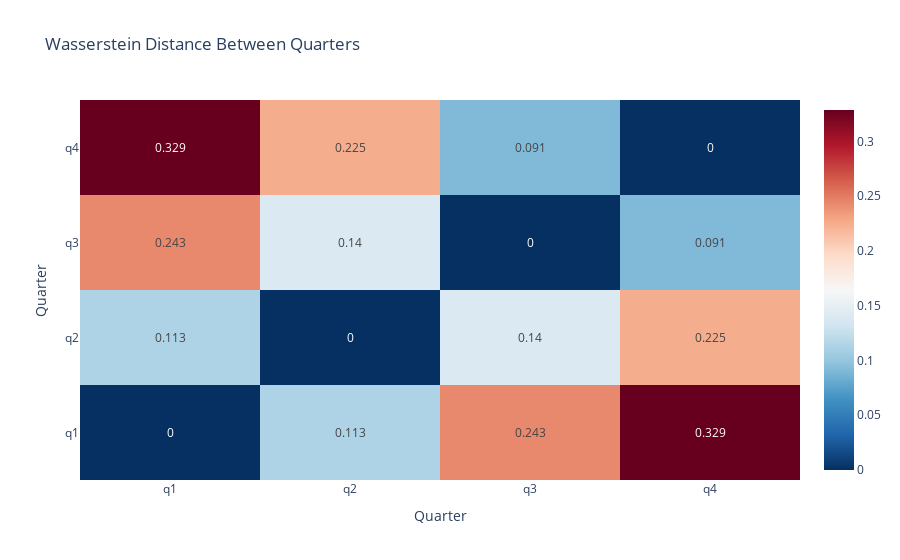

The notebook cell saved with this chart:
### Markdown cell above
# Wasserstein Distance between quarters

### Code cell
# Wasserstein Distance Calculation and Heatmap

# Get unique quarters
quarters = sorted(vectors_df['quarter'].unique())
features = [f'feature_{i+1}' for i in range(16)]
n = len(quarters)

# Collect feature arrays for each quarter
quarter_feature_arrays = []
for q in quarters:
    q_vectors = vectors_df.filter(pl.col('quarter') == q).select(features).to_numpy()
    quarter_feature_arrays.append(q_vectors)

# Compute pairwise Wasserstein distances (average over features)
wasserstein_matrix = np.zeros((n, n))
for i in range(n):
    for j in range(n):
        dists = []
        for f in range(len(features)):
            arr1 = quarter_feature_arrays[i][:, f]
            arr2 = quarter_feature_arrays[j][:, f]
            dist = scipy.stats.wasserstein_distance(arr1, arr2)
            dists.append(dist)
        wasserstein_matrix[i, j] = np.mean(dists)

# Heatmap
fig = go.Figure(
    data=go.Heatmap(
        z=wasserstein_matrix,
        x=quarters,
        y=quarters,
        colorscale='RdBu_r',  # Blue=low, Red=high
        text=np.round(wasserstein_matrix, 3),  # Values are rounded for readability
        texttemplate='%{text}',
        zmin=0,
        zmax=np.max(wasserstein_matrix)
    )
)
fig.update_layout(
    title='Wasserstein Distance Between Quarters',
    xaxis_title='Quarter',
    yaxis_title='Quarter'
)
fig.show()
#fig.write_image('wassertein_heatmap.png', scale=5)#Uncomment to save an image of the fig

### Figure 1 — Plotly figure (JSON) as saved in the notebook; plotly's stock layout.template omitted (floating-point values rounded to 4 significant figures)
{"data": [{"colorscale": [[0, "rgb(5,48,97)"], [0.1, "rgb(33,102,172)"], [0.2, "rgb(67,147,195)"], [0.3, "rgb(146,197,222)"], [0.4, "rgb(209,229,240)"], [0.5, "rgb(247,247,247)"], [0.6, "rgb(253,219,199)"], [0.7, "rgb(244,165,130)"], [0.8, "rgb(214,96,77)"], [0.9, "rgb(178,24,43)"], [1, "rgb(103,0,31)"]], "text": [[0.0, 0.113, 0.243, 0.329], [0.113, 0.0, 0.14, 0.225], [0.243, 0.14, 0.0, 0.091], [0.329, 0.225, 0.091, 0.0]], "texttemplate": "%{text}", "type": "heatmap", "x": ["q1", "q2", "q3", "q4"], "y": ["q1", "q2", "q3", "q4"], "z": [[0.0, 0.1131, 0.2433, 0.3287], [0.1131, 0.0, 0.1402, 0.2248], [0.2433, 0.1402, 0.0, 0.0915], [0.3287, 0.2248, 0.0915, 0.0]], "zmax": 0.3287, "zmin": 0}], "layout": {"title": {"text": "Wasserstein Distance Between Quarters"}, "xaxis": {"title": {"text": "Quarter"}}, "yaxis": {"title": {"text": "Quarter"}}}}
